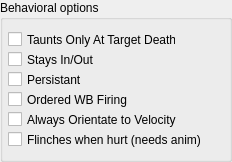
    <widget class="QGroupBox" name="IDC_STATIC_27">
      <property name="geometry">
        <rect>
          <x>650</x>
          <y>305</y>
          <width>232</width>
          <height>162</height>
        </rect>
      </property>
      <property name="title">
        <string>Behavioral options</string>
      </property>
      <property name="visible">
        <bool>true</bool>
      </property>
      <property name="enabled">
        <bool>true</bool>
      </property>
      <property name="flat">
        <bool>false</bool>
      </property>
      <widget class="QCheckBox" name="IDC_TAUNTATDEATH_CHECK">
        <property name="geometry">
          <rect>
            <x>8</x>
            <y>30</y>
            <width>168</width>
            <height>19</height>
          </rect>
        </property>
        <property name="text">
          <string>Taunts Only At Target Death</string>
        </property>
        <property name="visible">
          <bool>true</bool>
        </property>
        <property name="enabled">
          <bool>true</bool>
        </property>
      </widget>
      <widget class="QCheckBox" name="IDC_AI_STAY_IN_OUT_CHECK">
        <property name="geometry">
          <rect>
            <x>8</x>
            <y>50</y>
            <width>160</width>
            <height>19</height>
          </rect>
        </property>
        <property name="text">
          <string>Stays In/Out </string>
        </property>
        <property name="visible">
          <bool>true</bool>
        </property>
        <property name="enabled">
          <bool>true</bool>
        </property>
      </widget>
      <widget class="QCheckBox" name="IDC_PERSISTANT_CHECK">
        <property name="geometry">
          <rect>
            <x>8</x>
            <y>70</y>
            <width>128</width>
            <height>19</height>
          </rect>
        </property>
        <property name="text">
          <string>Persistant</string>
        </property>
        <property name="visible">
          <bool>true</bool>
        </property>
        <property name="enabled">
          <bool>true</bool>
        </property>
      </widget>
      <widget class="QCheckBox" name="IDC_AI_ORDERED_WB_FIRING_CHECK">
        <property name="geometry">
          <rect>
            <x>8</x>
            <y>90</y>
            <width>120</width>
            <height>19</height>
          </rect>
        </property>
        <property name="text">
          <string>Ordered WB Firing</string>
        </property>
        <property name="visible">
          <bool>true</bool>
        </property>
        <property name="enabled">
          <bool>true</bool>
        </property>
      </widget>
      <widget class="QCheckBox" name="IDC_AI_ORIENT_VEL_CHECK">
        <property name="geometry">
          <rect>
            <x>8</x>
            <y>110</y>
            <width>192</width>
            <height>19</height>
          </rect>
        </property>
        <property name="text">
          <string>Always Orientate to Velocity</string>
        </property>
        <property name="visible">
          <bool>true</bool>
        </property>
        <property name="enabled">
          <bool>true</bool>
        </property>
      </widget>
      <widget class="QCheckBox" name="IDC_AI_FLINCH_CHECK">
        <property name="geometry">
          <rect>
            <x>8</x>
            <y>130</y>
            <width>208</width>
            <height>19</height>
          </rect>
        </property>
        <property name="text">
          <string>Flinches when hurt (needs anim)</string>
        </property>
        <property name="visible">
          <bool>true</bool>
        </property>
        <property name="enabled">
          <bool>true</bool>
        </property>
      </widget>
    </widget>
